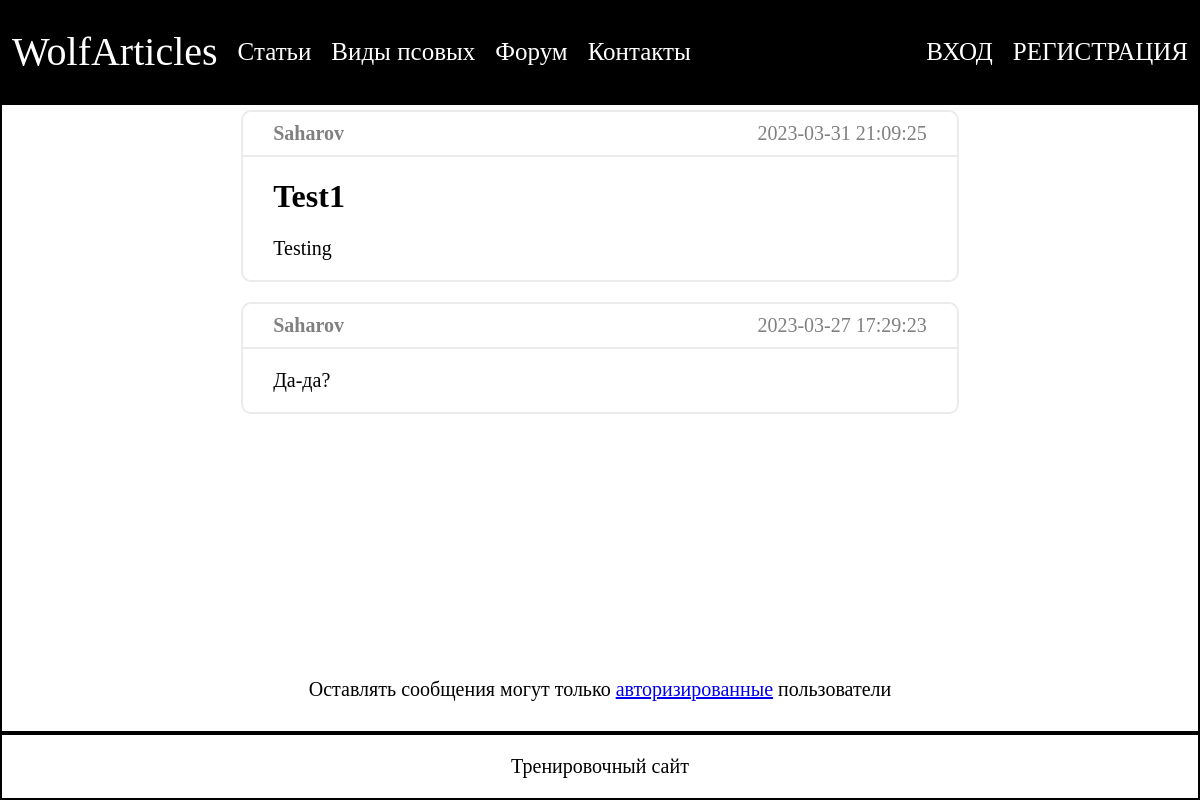
The app's page /show_forum.php?id=6 with its own data.
### tables this page shows
CREATE TABLE `forums` (
  `id` int(11) NOT NULL,
  `author_id` int(11) DEFAULT NULL,
  `name` tinytext NOT NULL,
  `descr` tinytext,
  `last_message` datetime DEFAULT NULL,
  `creation_date_time` datetime NOT NULL DEFAULT CURRENT_TIMESTAMP
);

CREATE TABLE `users` (
  `id` int(11) NOT NULL,
  `username` varchar(20) DEFAULT NULL,
  `pword` tinytext,
  `favorites` text,
  `mail` tinytext
);

CREATE TABLE `_forum_6` (
  `id` int(11) NOT NULL,
  `author_id` int(11) NOT NULL DEFAULT '0',
  `message` text NOT NULL,
  `date_time` datetime NOT NULL
);

### scripts/get_author_name.php (called while the page is built)
<?php
function get_author_name($auth_id)
{
    global $conn;
    $sql = "SELECT username FROM users WHERE id = $auth_id";
    $result = mysqli_query($conn, $sql);
    $result->data_seek(0);
    $row = $result->fetch_assoc();
    return $row["username"];
}
?>

### scripts/get_forum_theme.php (the view)
<?php
    include_once 'connection.php';
    include_once 'get_author_name.php';
    $id = $_GET["id"];
    $sql = "SELECT * FROM forums WHERE id = \"$id\"";
    $conn = new mysqli($host, $login, $password, $database);
    $result = mysqli_query($conn, $sql);
    $result->data_seek(0);
    $row = $result->fetch_assoc();
?>
<div class="forum_theme">
    <div id="forum_info">
        <h1 id="author_name"><?php echo get_author_name($row["author_id"]); ?></h1>
        <p id="creation_date_time"><?php echo $row["creation_date_time"]; ?></p>
    </div>
    <h1 id="forum_theme"><?php echo $row["name"]; ?></h1>
    <p id="forum_descr"><?php echo $row["descr"]; ?></p1>
</div>

### scripts/create_forum_messages_block.php
<div class="messages">
    <?php foreach($result as $row)
    {?>
    <div class = "message">
        <div class="message_info">
            <h1 class="comment_name"><?php echo $row["author_name"]; ?></h1>
            <p class="comment_date"><?php echo $row["date_time"]; ?></p>
        </div>
        <p class="comment_message"><?php echo $row["message"]; ?></p>
    </div>
    <?php } ?>
</div>

### styles/main.css (style rules this page uses)
html, body { height: 100%; margin: 0; font-family: 'Calibri', Times, serif; }
p { font-size: 20px; }
body { display: grid; grid-template-columns: 1fr; grid-template-rows: auto 1fr auto; grid-template-areas: "header" "content" "footer"; }

### styles/content.css (style rules this page uses)
.canine a, .article_info, .result > .item, .image, .info, .message_info, #forum_info, .pages, .data_input { display: flex; flex-direction: row; }
.article, .canine, .forum, .forum_theme, .message, .fact, .result, .input_form, .border { border: 2px; border-style: solid; border-radius: 10px; border-color: rgb(235,235,235); margin-top: 5px; margin-bottom: 5px; }
.message_info, #forum_info { justify-content: space-between; }
.message_info, #forum_info, .result > :not(:last-child) { border-bottom: 2px solid rgb(235,235,235); }
.forum_theme :is(h1, p), .comment_message, .message_info, .forum > .info, .article :is(h4, p), .forum .name, .article h1, .result > .item { padding-left: 30px; padding-right: 30px; }
.forum_theme { margin-bottom: 20px; }
.comment_name, .comment_date, #author_name, .article_author, .date_time, #creation_date_time { padding-top: 10px; padding-bottom: 10px; font-size: 20px; color: rgb(128,128,128); margin: 0; }

### records on screen
forums: author.username "Saharov", creation_date_time "2023-03-31 21:09:25", name "Test1", descr "Testing"
_forum_6: author_name "Saharov", date_time "2023-03-27 17:29:23", message "Да-да?"
